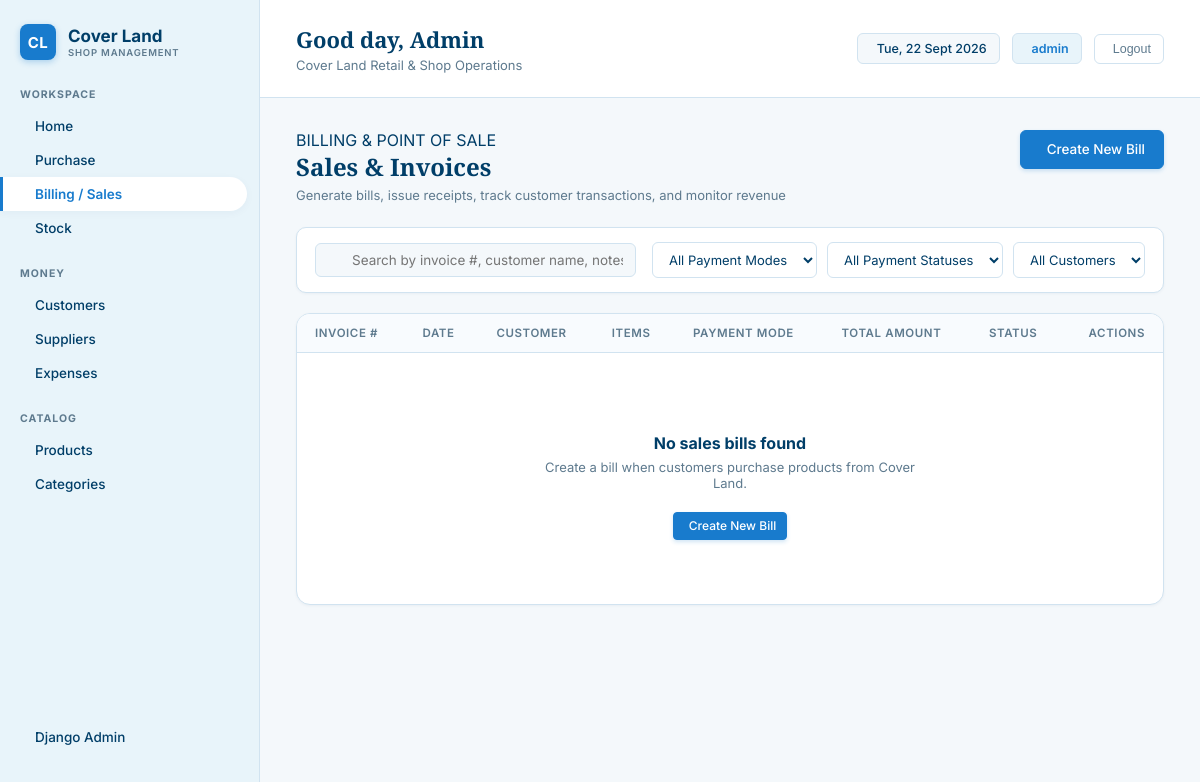
Before: /sales/ (signed in) with the older database file.
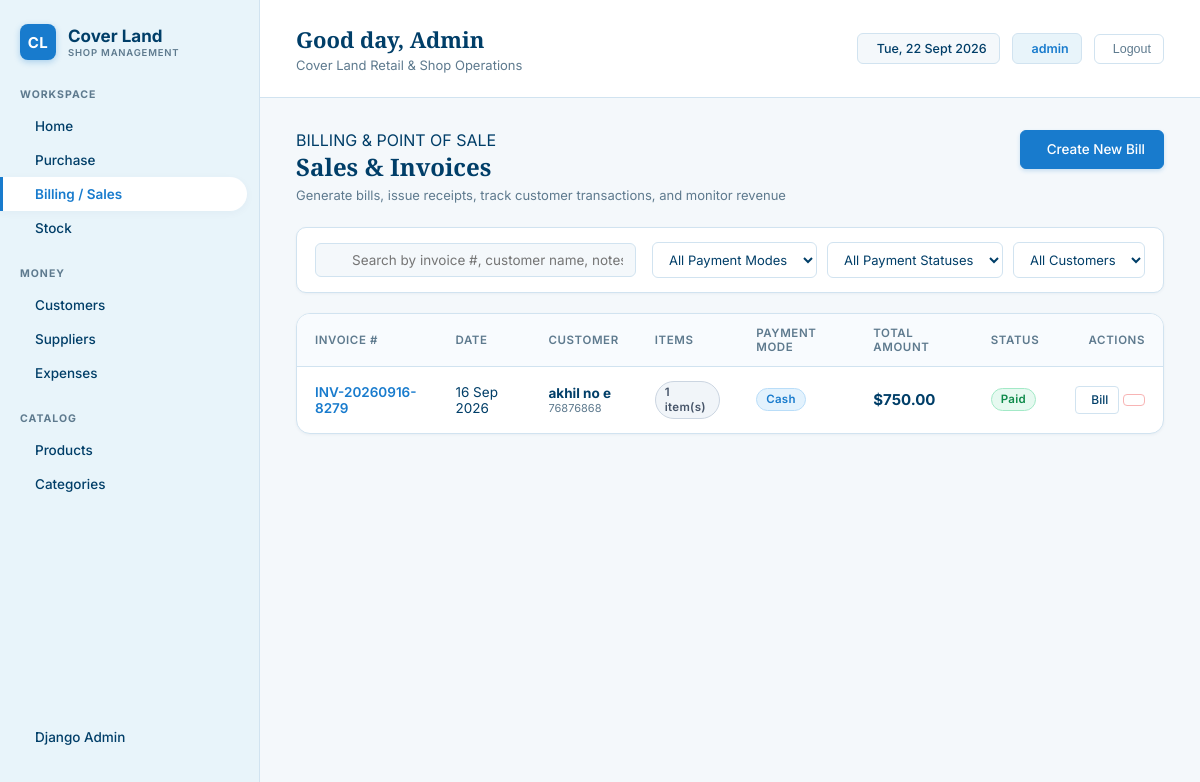
After: the same page with the newer database file.
### superadmin/models.py (models this page shows, shortened)
class Sale(models.Model):
    PAYMENT_METHODS = [
        ('Cash', 'Cash'),
        ('Card', 'Card'),
        ('UPI', 'UPI'),
        ('Credit', 'Credit'),
    ]
    PAYMENT_STATUS_CHOICES = [
        ('Paid', 'Paid'),
        ('Pending', 'Pending'),
    ]
    customer = models.ForeignKey(Customer, on_delete=models.SET_NULL, null=True, blank=True, related_name='sales')
    invoice_number = models.CharField(max_length=50, unique=True, blank=True)
    date = models.DateField(default=timezone.now)
    total_amount = models.DecimalField(max_digits=10, decimal_places=2, default=0.00)
    payment_method = models.CharField(max_length=50, choices=PAYMENT_METHODS, default='Cash')
    payment_status = models.CharField(max_length=20, choices=PAYMENT_STATUS_CHOICES, default='Paid')
    notes = models.TextField(blank=True, null=True)
    created_at = models.DateTimeField(default=timezone.now, blank=True)
    class Meta:
        ordering = ['-date', '-id']

class Customer(models.Model):
    name = models.CharField(max_length=150)
    phone = models.CharField(max_length=20, blank=True, null=True)
    email = models.EmailField(blank=True, null=True)
    address = models.TextField(blank=True, null=True)
    created_at = models.DateTimeField(default=timezone.now, blank=True)
    class Meta:
        ordering = ['name']

### superadmin/views/sales.py (the view)
# urls.py: path('sales/', views.SaleListView.as_view(), name='sale_list'),
class SaleListView(LoginRequiredMixin, ListView):
    model = Sale
    template_name = 'sales/sale_list.html'
    context_object_name = 'sales'
    paginate_by = 10
    def get_queryset(self):
        qs = Sale.objects.select_related('customer').prefetch_related('items__product').order_by('-date', '-id')
        query = self.request.GET.get('q', '').strip()
        customer_id = self.request.GET.get('customer')
        method = self.request.GET.get('payment_method')
        status = self.request.GET.get('payment_status')
        if query:
            qs = qs.filter(
                Q(invoice_number__icontains=query) |
                Q(customer__name__icontains=query) |
                Q(notes__icontains=query)
            )
        if customer_id:
            qs = qs.filter(customer_id=customer_id)
        if method:
            qs = qs.filter(payment_method=method)
        if status:
            qs = qs.filter(payment_status=status)
        return qs
    def get_context_data(self, **kwargs):
        context = super().get_context_data(**kwargs)
        context['customers'] = Customer.objects.all()
        context['search_query'] = self.request.GET.get('q', '')
        context['selected_customer'] = self.request.GET.get('customer', '')
        context['selected_method'] = self.request.GET.get('payment_method', '')
        context['selected_status'] = self.request.GET.get('payment_status', '')
        return context

### templates/sales/sale_list.html (shortened to what the changed rows need)
{% extends 'base.html' %}
{% block content %}
<div class="page-header">
    <div class="page-title-group">
        <h1>Sales & Invoices</h1>
    </div>
</div>
<div class="card">
    <div class="table-responsive">
        <table class="table">
            <thead>
                <tr>
                    <th>Invoice #</th>
                    <th>Date</th>
                    <th>Customer</th>
                    <th>Items</th>
                    <th>Payment Mode</th>
                    <th>Total Amount</th>
                    <th>Status</th>
                    <th style="text-align: right;">Actions</th>
                </tr>
            </thead>
            <tbody>
                {% for sale in sales %}
                <tr>
                    <td>
                        <a href="{% url 'sale_detail' sale.pk %}" style="font-weight: 600; color: var(--accent-blue); text-decoration: none;">
                            {{ sale.invoice_number }}
                        </a>
                    </td>
                    <td>{{ sale.date|date:"d M Y" }}</td>
                    <td>
                        {% if sale.customer %}
                            <strong>{{ sale.customer.name }}</strong>
                            {% if sale.customer.phone %}<div style="font-size: 11px; color: var(--text-secondary);">{{ sale.customer.phone }}</div>{% endif %}
                        {% else %}
                            <span style="color: var(--text-secondary);">Walk-in Customer</span>
                        {% endif %}
                    </td>
                    <td>
                        <span class="badge badge-neutral">
                            {{ sale.items.count }} item(s)
                        </span>
                    </td>
                    <td>
                        <span class="badge badge-info">{{ sale.payment_method }}</span>
                    </td>
                    <td>
                        <strong style="font-size: 15px; color: var(--text-primary);">${{ sale.total_amount }}</strong>
                    </td>
                    <td>
                        {% if sale.payment_status == 'Paid' %}
                            <span class="badge badge-success">Paid</span>
                        {% else %}
                            <span class="badge badge-warning">Pending</span>
                        {% endif %}
                    </td>
                    <td class="actions-cell">
                        <a href="{% url 'sale_detail' sale.pk %}" class="btn btn-secondary btn-sm" title="View / Print Invoice">
                             Bill
                        </a>
                        <a href="{% url 'sale_delete' sale.pk %}" class="btn btn-outline-danger btn-sm" title="Cancel / Delete Sale">
                        </a>
                    </td>
                </tr>
                {% empty %}
                <tr>
                    <td colspan="8">
                        <div class="empty-state">
                            <h3>No sales bills found</h3>
                            <p>Create a bill when customers purchase products from Cover Land.</p>
                            <a href="{% url 'sale_create' %}" class="btn btn-primary btn-sm">
                                 Create New Bill
                            </a>
                        </div>
                    </td>
                </tr>
                {% endfor %}
            </tbody>
        </table>
    </div>
</div>
{% endblock %}

Changed rows visible on the page:
added Sale: invoice_number "INV-20260916-8279", date "16 Sep 2026", customer.name "akhil no e", customer.phone "76876868", items.count "1", payment_method "Cash", total_amount "750.00", payment_status "Paid"
Other visible differences:
text no longer shown: "No sales bills found Create a bill when customers purchase products from Cover Land. Create New Bill"
